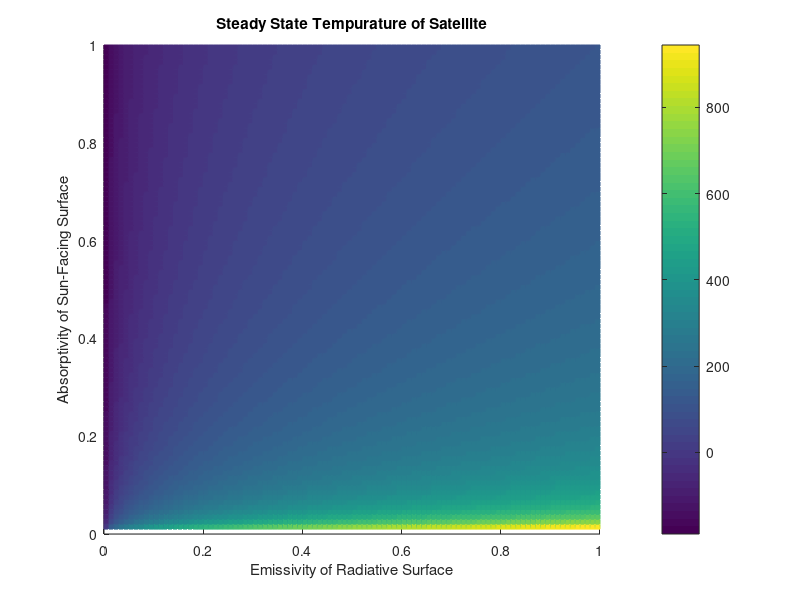
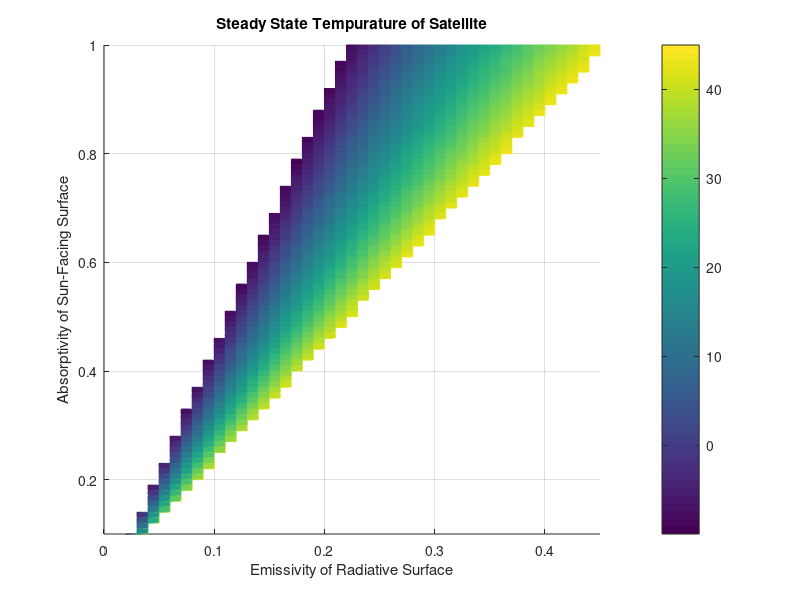

Recreate these plots in MATLAB, in order.
%% Steady State Thermal Analysis for Capstone Project
clear all; close all; clc

% Calculation of Spacecraft Tempurature

% Hughson White Paint A-276

er = 0.98;  % Parsons Black Paint     % emissivity of radiator [NASApub1121-Absorptance-Emittance.pdf]
Ar = 10.5;                            % area of radiator, m^2 [SolidWorks Model]
sigma=5.670373*10^-8;                 % Stephen-Boltmann Constant, W/(m^2*K^4)
Ts = 2.7;                             % sink tempurature, K [FIND REFERENCE]
Asa = 0;                              % area of solar array, m^2 [SolidWorks Model]
asc = 0.34; % GSFC White Paint NS44-B % absorptivity of satellite facing the sun [NASApub1121-Absorptance-Emittance.pdf]
Asc = Ar;                             % area of satellite facing sun, m^2 [SolidWorks Model]
qs = 1244.844;                        % solar constant with view factor incorporated [SHOW EQUATION]
Q = 484*0.06;                         % Power dissapation assuming %6 of power is dissapated as heat


% Steady State Thermal Equation, [Satellite_TC.pdf]
T_satellite = (((((((asc*Asc))*qs)+Q)/(er*Ar*sigma))-(Ts^4))^(1/4))-273 % Steady State Tempurature, C

% Calculation of Solar Array Tempurature

as = mean([0.78; 0.82; 0.77; 0.86;    % average apsorptiviity of solar cells [NASApub1121-Absorptance-Emittance.pdf]
           0.85; 0.82; 0.77; 0.82; 
           0.91; 0.81; 0.80; 0.75; 
           0.78; 0.78; 0.91; 0.86; 
           0.85; 0.77; 0.81; 0.86; 
           0.79]);
Fp = 0.95;                            % packing factor for solar array, [Spacecraft & Launch Vehicle Design]
n = 0.185;                            % efficiency of sllor cells, [Taken from EPS Subsystem Design]
asa = as-Fp*n;                        % absorptivity of solar array [MAE 445 Thermal Lectures, SHOW ORIGINAL SOURCE]

esa_f = mean([0.82; 0.85; 0.80;       % emissivity of the front of the solar panels,averaged [NASApub1121-Absorptance-Emittance.pdf]
              0.85; 0.85; 0.85;
              0.81; 0.80; 0.81;
              0.80; 0.82; 0.79;
              0.82; 0.81; 0.79;
              0.84; 0.81; 0.81;
              0.80; 0.86; 0.82]);
esa_b = 0.85;                         % emissivity of the back of the solar panels, assumed to be something black [NASApub1121-Absorptance-Emittance.pdf]

T_solar_array = (((asa*qs)/((esa_f+esa_b)*sigma))^(1/4))-273

%% Creation of plots

er = 0:0.01:1;
asc = 0:0.01:1;

for i = 1:length(er)
    for j = 1:length(asc)
        
       T_satellite_plot(i,j) = (((((((asc(j)*Asc))*qs)+Q)/(er(i)*Ar*sigma))-(Ts^4))^(1/4))-273; % Steady State Tempurature, C
        
        if T_satellite_plot(i,j) > -10 & T_satellite_plot(i,j) <= 45
            T(i,j)=T_satellite_plot(i,j);
        else
            T(i,j)=NaN;
        end
    end
end

figure(1)
surf(er,asc,T_satellite_plot,'EdgeColor','interp')
view(2)
colorbar
xlabel('Emissivity of Radiative Surface')
ylabel('Absorptivity of Sun-Facing Surface')
title('Steady State Tempurature of Satellite')

figure(2)
surf(er,asc,T,'EdgeColor','interp')
view(2)
colorbar
axis([0 0.45 0.1 1])
xlabel('Emissivity of Radiative Surface')
ylabel('Absorptivity of Sun-Facing Surface')
title('Steady State Tempurature of Satellite')












